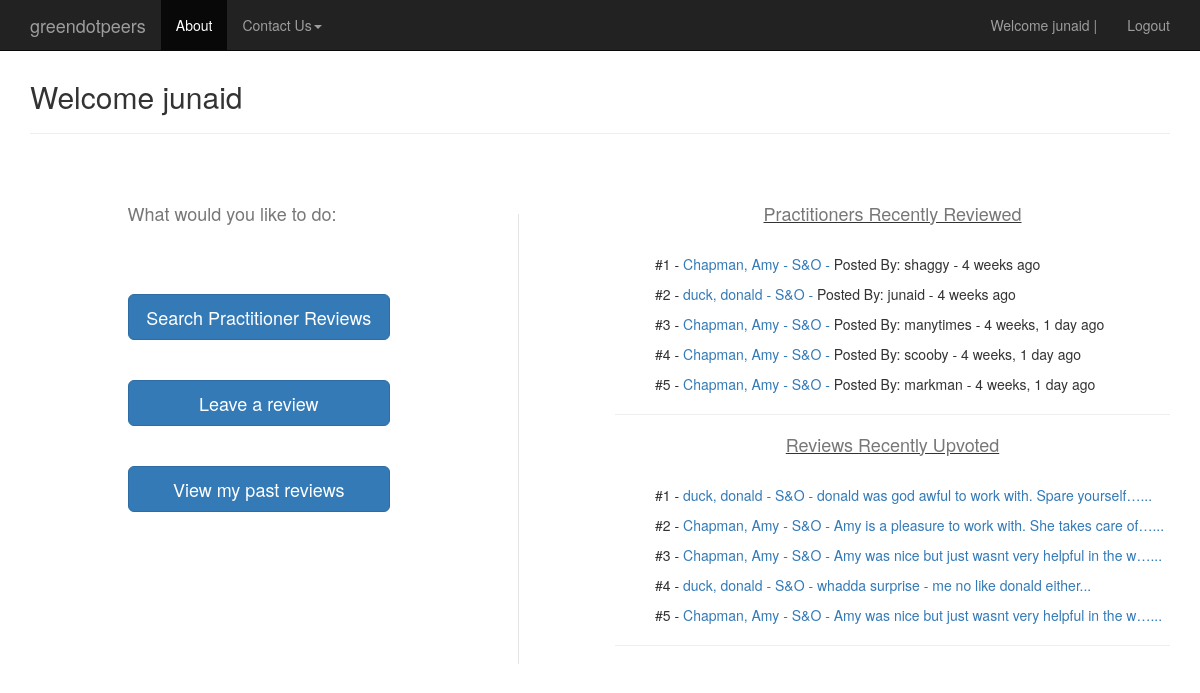
Before: / (signed in) with the older database file.
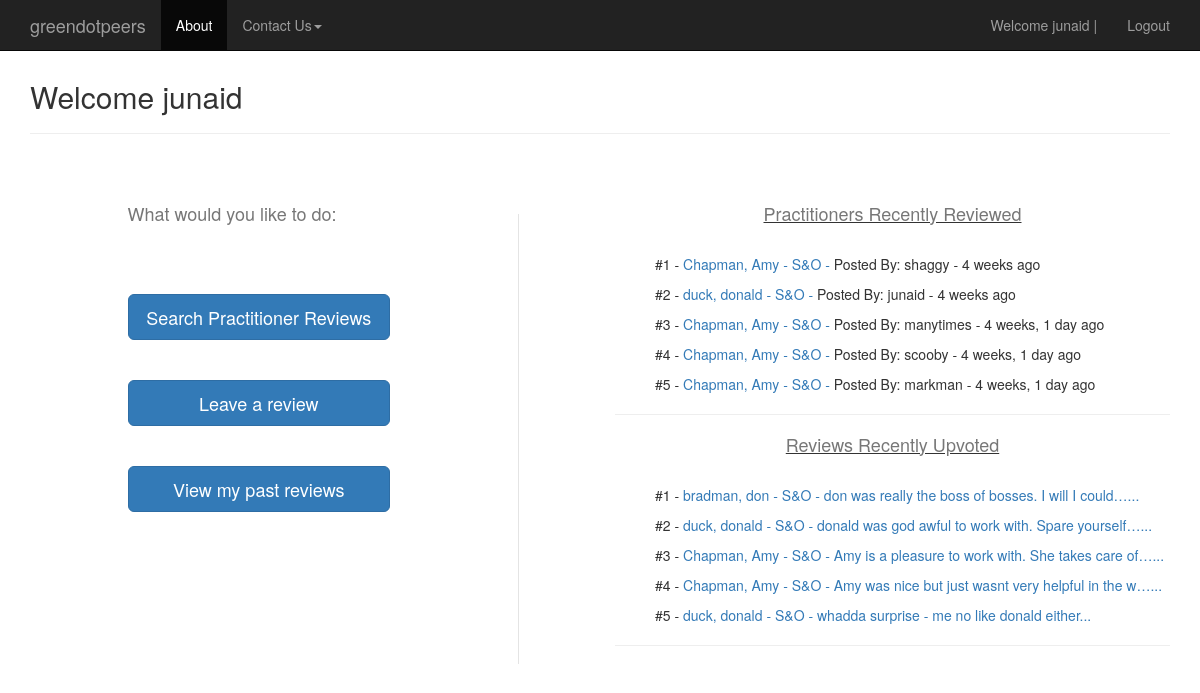
After: the same page with the newer database file.
### reviews/models.py (models this page shows, shortened)
class Review(models.Model):
	user = models.ForeignKey(settings.AUTH_USER_MODEL)
	employee = models.ForeignKey("Employee") #in quotes because model defined later
	length_working = models.PositiveIntegerField(verbose_name="how long have you worked with this person? (months)?")
	ques1 = models.PositiveIntegerField(verbose_name="How much did you enjoy working with this person (1-5)? (5 = most)?", validators=[MinValueValidator(1), MaxValueValidator(5)])
	ques2 = models.PositiveIntegerField(verbose_name="How competent is this person in their domain of expertise (1-5)? (5 = most)", validators=[MinValueValidator(1), MaxValueValidator(5)])
	ques3 = models.PositiveIntegerField(verbose_name="How much did you learn from this individual while working with them (1-5)? (5 = most)", validators=[MinValueValidator(1), MaxValueValidator(5)])
	timestamp = models.DateTimeField(auto_now=False, auto_now_add=True)
	WORK_AGAIN_CHOICES = (
	    ('Y', 'Yes'),
	    ('N', 'No'),
	)
	work_again =  models.CharField(verbose_name="would you work with this person again if you had the choice?",
									max_length=1, choices=WORK_AGAIN_CHOICES, null=False)
	content = models.TextField(verbose_name="Please provide some comments on what it was like to work with this person",
									max_length=1500)
	class Meta:
		unique_together = (("user", "employee"),)  #really important - prevents dups

class Employee(models.Model):
	first_name = models.CharField(max_length=120)
	last_name = models.CharField(max_length=120)
	email = models.CharField(max_length=120, null=True)
	level = models.CharField(max_length=120)
	service_area = models.CharField(max_length=120)
	service_line = models.CharField(max_length=120, null=True)
	office = models.CharField(max_length=120)
	timestamp = models.DateTimeField(auto_now=False, auto_now_add=True)
	@property
	def full_name(self):
		return ''.join([self.last_name, ', ', self.first_name])
	def __unicode__(self):
		return self.full_name

class Vote(models.Model):
	review = models.ForeignKey(Review,related_name='votereview' )
	employee = models.ForeignKey(Employee, related_name='employeevoted')
	user = models.ForeignKey(settings.AUTH_USER_MODEL)
	upvotes = models.NullBooleanField()
	downvotes = models.NullBooleanField()
	v_timestamp = models.DateTimeField(auto_now=False, auto_now_add=True)
	objects = VoteManager()
	class Meta:
		unique_together = ("review", "employee", "user")

### reviews/views.py (the view)
# urls.py: url(r'^$',   emp.goto_userpage, name='user_homepage'),
def goto_userpage(request):
	if request.user.is_authenticated() and request.user.userstatus.is_contributor:
		recent_reviews = Review.objects.all().order_by('-pk')[:5]
		recent_voted_reviews = Vote.objects.all().order_by('-pk')[:5]
		context = {
		"username": request.user,  #update this
		"recent_reviews": recent_reviews,
		"recent_voted_reviews": recent_voted_reviews,
		}
		return render(request, "user_homepage.html", context)
	else:
		if request.user.is_authenticated() and request.user.userstatus.is_contributor == False:
			return render(request, "become_a_contributor.html", {})
		else:
			return render(request, "home.html", {})

### templates/user_homepage.html (shortened to what this page needs)
{% extends "base.html" %}
{% block content %}
<div class='container'>
<h2> Welcome {{username}} </h2>
<hr/>
 	<div class='row'>
		<div class='col-sm-3 col-sm-offset-1'>
			<br>
			<br>
	 		<h4> What would you like to do:</h4>
	 		<br>
	 		<br>
	 		<br>
			<a href='{% url "search_practitioners" %}' class="btn btn-primary btn-lg btn-block" role="button">Search Practitioner Reviews</a>
			<br>
			<br>
			<a href='{% url "create_step1" %}' class="btn btn-primary btn-lg btn-block" role="button">Leave a review</a>
			<br>
			<br>
			<a href='{% url "past_user_reviews" pk=username.pk %}' class="btn btn-primary btn-lg btn-block" role="button">View my past reviews</a>
			<br>
			<br>
	 	</div>
	 	<div class='col-sm-1 col-sm-offset-1'>
		 	<br>
		 	<br>
		 	<br>
	 	</div>
	 	<div class='col-sm-6'>
		 	<br>
		 	<br>
			 	<div class="cent-text">
			 		<u>
			 		<h4>Practitioners Recently Reviewed</h4>
			 		</u>
			 	</div>
		 		<br>
		 		{% for obj in recent_reviews %}
					<ul>
					#{{ forloop.counter }} -
					<a href='{% url "emp_details" pk=obj.employee.pk %}'>
					{{obj.employee}} -
					{{obj.employee.service_area}} -
					</a>
					Posted By: {{obj.user}} -
					{{obj.timestamp|timesince}} ago
					</ul>
				{% endfor %}
				<hr/>
				<div class="cent-text">
			 		<u>
			 		<h4>Reviews Recently Upvoted</h4>
			 		</u>
			 	</div>
		 		<br>
		 		{% for obj2 in recent_voted_reviews %}
					<ul>
					#{{ forloop.counter }} -
					<a href='{% url "emp_details" pk=obj2.employee.pk %}'>
					{{obj2.employee}} -
					{{obj2.employee.service_area}} -
					{{obj2.review.content|truncatechars:50}}...
					</a>
					</ul>
				{% endfor %}
				<hr/>
		</div>
	</div>
</div>
{% endblock %}

Changed rows visible on the page:
no longer on this page (row unchanged): Vote: employee "Chapman, Amy", employee.service_area "S&O", review.content "Amy was nice but just wasnt very helpful in the w…"
added Vote: employee "bradman, don", employee.service_area "S&O", review.content "don was really the boss of bosses. I will I could…"
